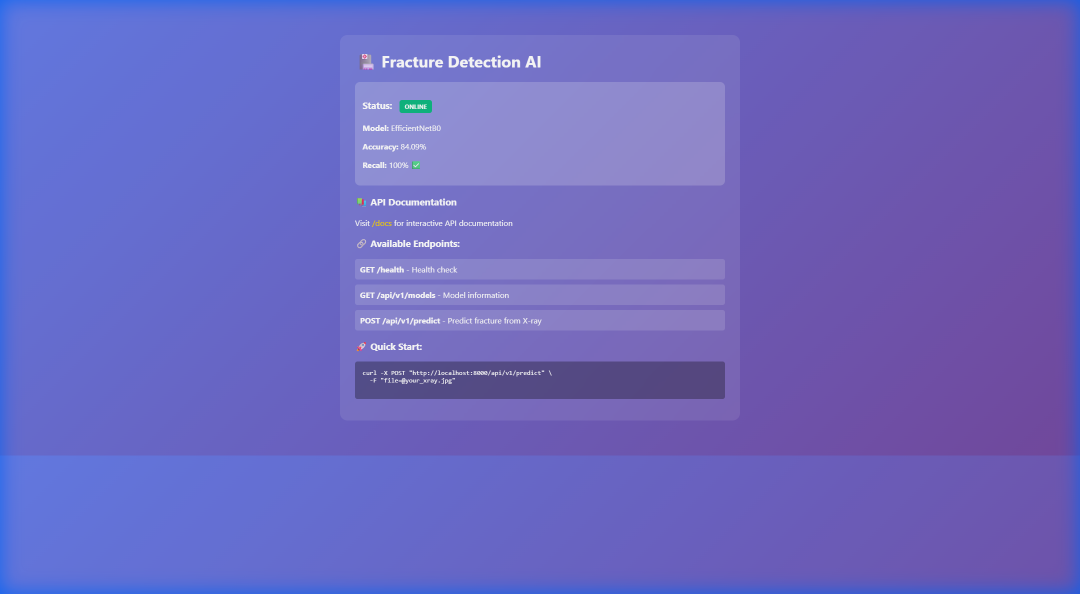
#> input picture api_homepage_1766309877747.png, 2160 x 1187 px (shown at 1/2 size)
$ python -i image_processing.py   (imports and definitions only)
#> lines starting #> are read from the running program, lines starting #| are printed output that depends on the picture
#> further down, picture is the input picture: shape (1187, 2160, 3); mean B, G, R 192.3, 102.8, 108
"""
Image Processing Utilities

PURPOSE:
    Helper functions for common image operations (resize, normalize, convert).
    Ensures consistent image input for models.

USAGE:
    from src.utils.image_processing import process_image_for_model
"""

import cv2
import numpy as np
from typing import Tuple, Union
from pathlib import Path
import logging

logger = logging.getLogger(__name__)

# [61 lines left out: functions load_image, preprocess_for_model, not called in this run]

def enhance_contrast(image: np.ndarray) -> np.ndarray:
    """Apply CLAHE (Contrast Limited Adaptive Histogram Equalization)"""
    # Convert to LAB
    lab = cv2.cvtColor(image, cv2.COLOR_BGR2LAB)
#> lab: shape (1187, 2160, 3); mean of channels 0, 1, 2 122.3, 153.4, 81.7
    l, a, b = cv2.split(lab)
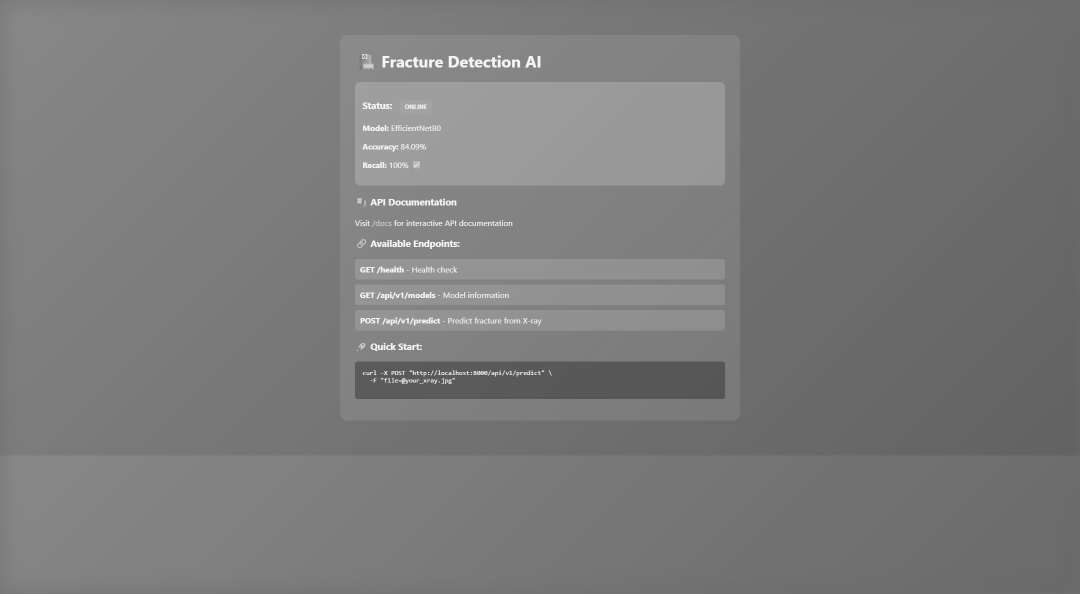
#> l: shape (1187, 2160) (shown at 1/2 size); min 73, max 245, mean 122.3
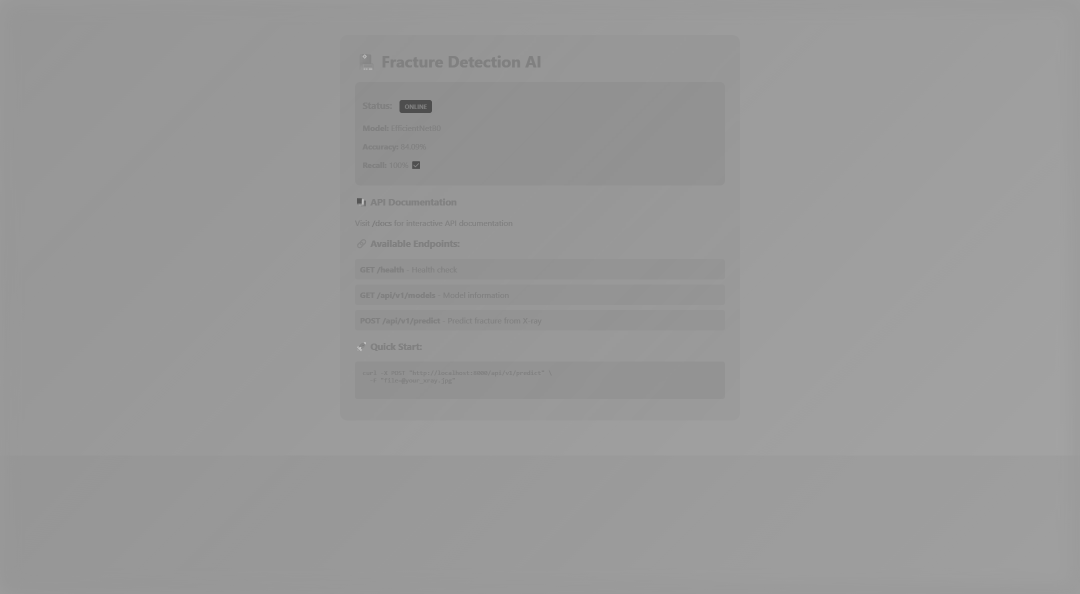
#> a: shape (1187, 2160) (shown at 1/2 size); min 77, max 204, mean 153.4
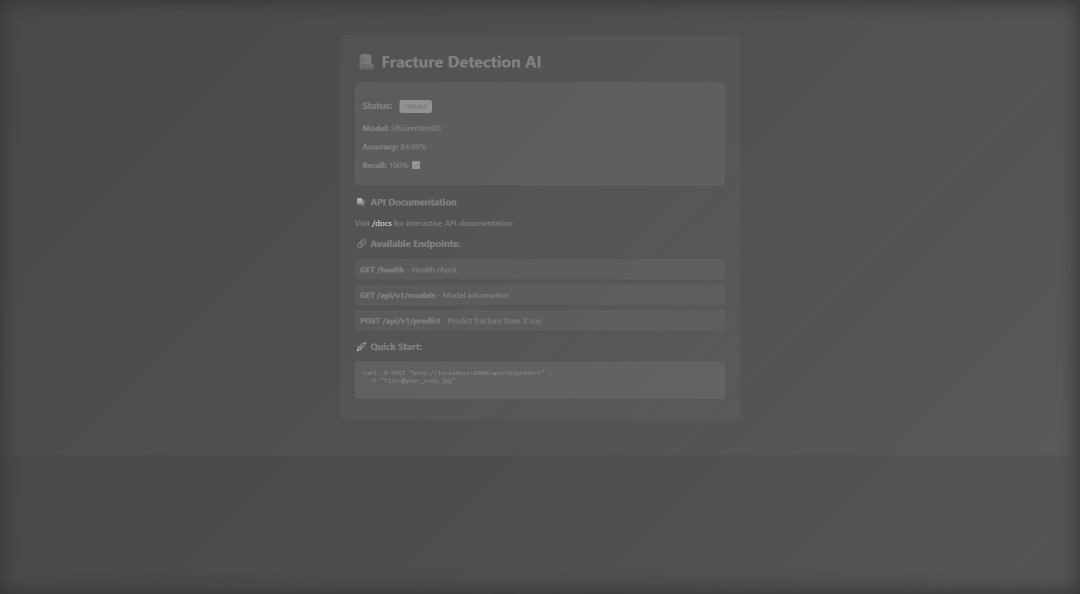
#> b: shape (1187, 2160) (shown at 1/2 size); min 57, max 212, mean 81.7

    # Apply CLAHE to L-channel
    clahe = cv2.createCLAHE(clipLimit=3.0, tileGridSize=(8,8))
    cl = clahe.apply(l)

    # Merge and convert back
    limg = cv2.merge((cl, a, b))
#> limg: shape (1187, 2160, 3); mean of channels 0, 1, 2 125.5, 153.4, 81.7
    final = cv2.cvtColor(limg, cv2.COLOR_LAB2BGR)

    return final

__all__ = ['load_image', 'preprocess_for_model', 'enhance_contrast']

>>> import cv2
>>> picture = cv2.imread('../../api_homepage_1766309877747.png')
>>> result = enhance_contrast(picture)
